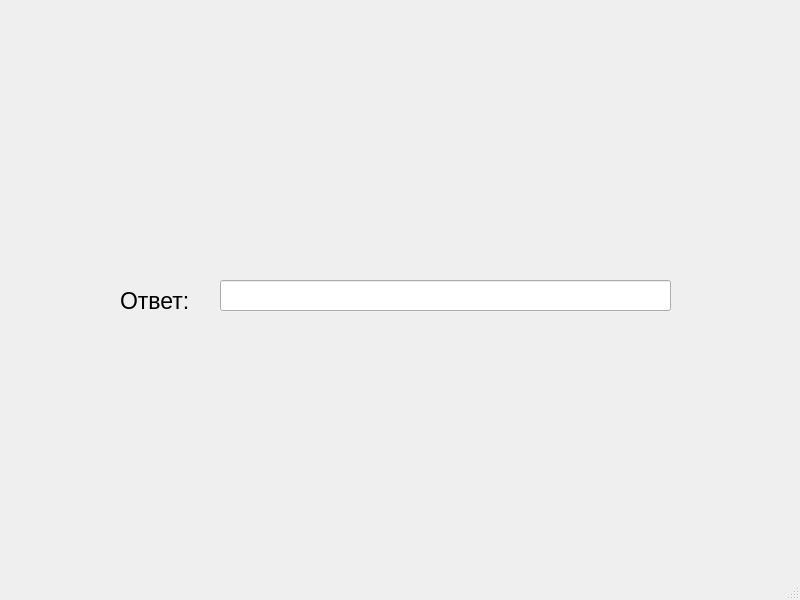
<?xml version="1.0" encoding="UTF-8"?>
<ui version="4.0">
 <class>MainWindow</class>
 <widget class="QMainWindow" name="MainWindow">
  <property name="geometry">
   <rect>
    <x>0</x>
    <y>0</y>
    <width>800</width>
    <height>600</height>
   </rect>
  </property>
  <property name="windowTitle">
   <string>MainWindow</string>
  </property>
  <widget class="QWidget" name="centralwidget">
   <widget class="QLabel" name="label_2">
    <property name="geometry">
     <rect>
      <x>120</x>
      <y>280</y>
      <width>101</width>
      <height>41</height>
     </rect>
    </property>
    <property name="font">
     <font>
      <pointsize>17</pointsize>
     </font>
    </property>
    <property name="text">
     <string>Ответ:</string>
    </property>
   </widget>
   <widget class="QLineEdit" name="lineEdit">
    <property name="geometry">
     <rect>
      <x>220</x>
      <y>280</y>
      <width>451</width>
      <height>31</height>
     </rect>
    </property>
    <property name="font">
     <font>
      <pointsize>15</pointsize>
     </font>
    </property>
   </widget>
   <widget class="QLabel" name="label">
    <property name="geometry">
     <rect>
      <x>300</x>
      <y>100</y>
      <width>241</width>
      <height>141</height>
     </rect>
    </property>
    <property name="text">
     <string/>
    </property>
    <property name="pixmap">
     <pixmap>../../../image/firstTask/firstSlide/firstImage.png</pixmap>
    </property>
   </widget>
  </widget>
  <widget class="QMenuBar" name="menubar">
   <property name="geometry">
    <rect>
     <x>0</x>
     <y>0</y>
     <width>800</width>
     <height>22</height>
    </rect>
   </property>
  </widget>
  <widget class="QStatusBar" name="statusbar"/>
 </widget>
 <resources/>
 <connections/>
</ui>
